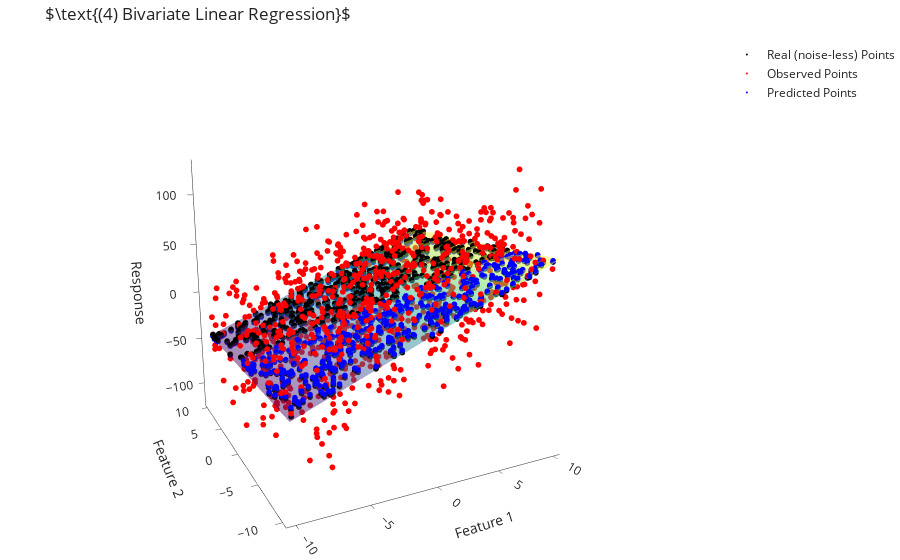

The code cell stored with this chart in its notebook:
### Code cell
go.Figure([go.Surface(x=xv1, y=xv2, z=surface, opacity=.5, showscale=False),
           go.Scatter3d(name="Real (noise-less) Points", x=x[:,0], y=x[:,1], z=y_,    mode="markers", marker=dict(color="black", size=2)),
           go.Scatter3d(name="Observed Points",          x=x[:,0], y=x[:,1], z=y,     mode="markers", marker=dict(color="red", size=2)),
           go.Scatter3d(name="Predicted Points",         x=x[:,0], y=x[:,1], z=y_hat, mode="markers", marker=dict(color="blue", size=2))],
          layout=go.Layout(
              title=r"$\text{(4) Bivariate Linear Regression}$",
              scene=dict(xaxis=dict(title="Feature 1"),
                         yaxis=dict(title="Feature 2"),
                         zaxis=dict(title="Response"),
                         camera=dict(eye=dict(x=-1, y=-2, z=.5)))
          )).show()

### Figure 1 — Plotly figure (JSON) as saved in the notebook; plotly's stock layout.template omitted (floating-point values rounded to 4 significant figures; data arrays with more than 128 entries replaced by an {"elided": "..."} marker saying what was removed)
{"data": [{"opacity": 0.5, "showscale": false, "x": [[-10.0, -7.778, -5.556, -3.333, -1.111, 1.111, 3.333, 5.556, 7.778, 10.0], [-10.0, -7.778, -5.556, -3.333, -1.111, 1.111, 3.333, 5.556, 7.778, 10.0], [-10.0, -7.778, -5.556, -3.333, -1.111, 1.111, 3.333, 5.556, 7.778, 10.0], [-10.0, -7.778, -5.556, -3.333, -1.111, 1.111, 3.333, 5.556, 7.778, 10.0], [-10.0, -7.778, -5.556, -3.333, -1.111, 1.111, 3.333, 5.556, 7.778, 10.0], [-10.0, -7.778, -5.556, -3.333, -1.111, 1.111, 3.333, 5.556, 7.778, 10.0], [-10.0, -7.778, -5.556, -3.333, -1.111, 1.111, 3.333, 5.556, 7.778, 10.0], [-10.0, -7.778, -5.556, -3.333, -1.111, 1.111, 3.333, 5.556, 7.778, 10.0], [-10.0, -7.778, -5.556, -3.333, -1.111, 1.111, 3.333, 5.556, 7.778, 10.0], [-10.0, -7.778, -5.556, -3.333, -1.111, 1.111, 3.333, 5.556, 7.778, 10.0]], "y": [[-10.0, -10.0, -10.0, -10.0, -10.0, -10.0, -10.0, -10.0, -10.0, -10.0], [-7.778, -7.778, -7.778, -7.778, -7.778, -7.778, -7.778, -7.778, -7.778, -7.778], [-5.556, -5.556, -5.556, -5.556, -5.556, -5.556, -5.556, -5.556, -5.556, -5.556], [-3.333, -3.333, -3.333, -3.333, -3.333, -3.333, -3.333, -3.333, -3.333, -3.333], [-1.111, -1.111, -1.111, -1.111, -1.111, -1.111, -1.111, -1.111, -1.111, -1.111], [1.111, 1.111, 1.111, 1.111, 1.111, 1.111, 1.111, 1.111, 1.111, 1.111], [3.333, 3.333, 3.333, 3.333, 3.333, 3.333, 3.333, 3.333, 3.333, 3.333], [5.556, 5.556, 5.556, 5.556, 5.556, 5.556, 5.556, 5.556, 5.556, 5.556], [7.778, 7.778, 7.778, 7.778, 7.778, 7.778, 7.778, 7.778, 7.778, 7.778], [10.0, 10.0, 10.0, 10.0, 10.0, 10.0, 10.0, 10.0, 10.0, 10.0]], "z": [[-48.0, -36.89, -25.78, -14.67, -3.556, 7.556, 18.67, 29.78, 40.89, 52.0], [-47.78, -36.67, -25.56, -14.44, -3.333, 7.778, 18.89, 30.0, 41.11, 52.22], [-47.56, -36.44, -25.33, -14.22, -3.111, 8.0, 19.11, 30.22, 41.33, 52.44], [-47.33, -36.22, -25.11, -14.0, -2.889, 8.222, 19.33, 30.44, 41.56, 52.67], [-47.11, -36.0, -24.89, -13.78, -2.667, 8.444, 19.56, 30.67, 41.78, 52.89], [-46.89, -35.78, -24.67, -13.56, -2.444, 8.667, 19.78, 30.89, 42.0, 53.11], [-46.67, -35.56, -24.44, -13.33, -2.222, 8.889, 20.0, 31.11, 42.22, 53.33], [-46.44, -35.33, -24.22, -13.11, -2.0, 9.111, 20.22, 31.33, 42.44, 53.56], [-46.22, -35.11, -24.0, -12.89, -1.778, 9.333, 20.44, 31.56, 42.67, 53.78], [-46.0, -34.89, -23.78, -12.67, -1.556, 9.556, 20.67, 31.78, 42.89, 54.0]], "type": "surface"}, {"marker": {"color": "black", "size": 2}, "mode": "markers", "name": "Real (noise-less) Points", "x": {"elided": "1000 float values"}, "y": {"elided": "1000 float values"}, "z": {"elided": "1000 float values"}, "type": "scatter3d"}, {"marker": {"color": "red", "size": 2}, "mode": "markers", "name": "Observed Points", "x": {"elided": "1000 float values"}, "y": {"elided": "1000 float values"}, "z": {"elided": "1000 float values"}, "type": "scatter3d"}, {"marker": {"color": "blue", "size": 2}, "mode": "markers", "name": "Predicted Points", "x": {"elided": "1000 float values"}, "y": {"elided": "1000 float values"}, "z": {"elided": "1000 float values"}, "type": "scatter3d"}], "layout": {"scene": {"camera": {"eye": {"x": -1, "y": -2, "z": 0.5}}, "xaxis": {"title": {"text": "Feature 1"}}, "yaxis": {"title": {"text": "Feature 2"}}, "zaxis": {"title": {"text": "Response"}}}, "title": {"text": "$\\text{(4) Bivariate Linear Regression}$"}}}
